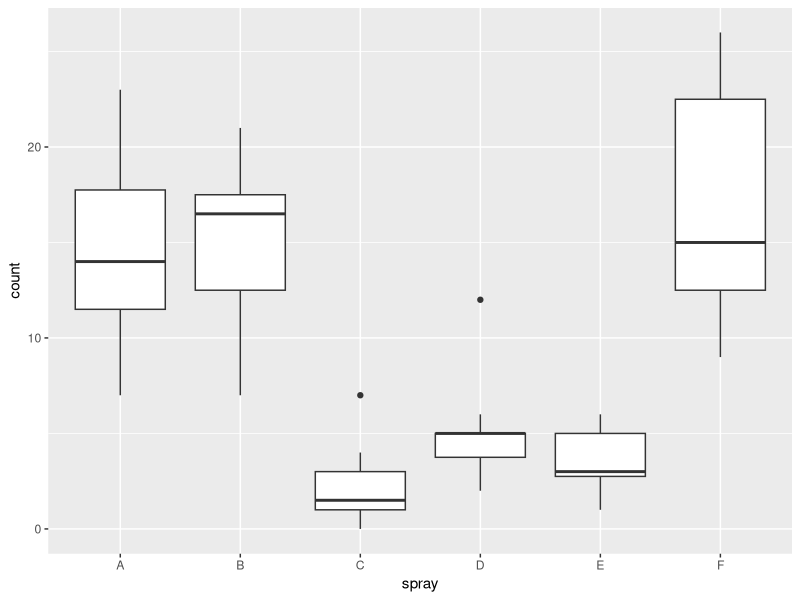
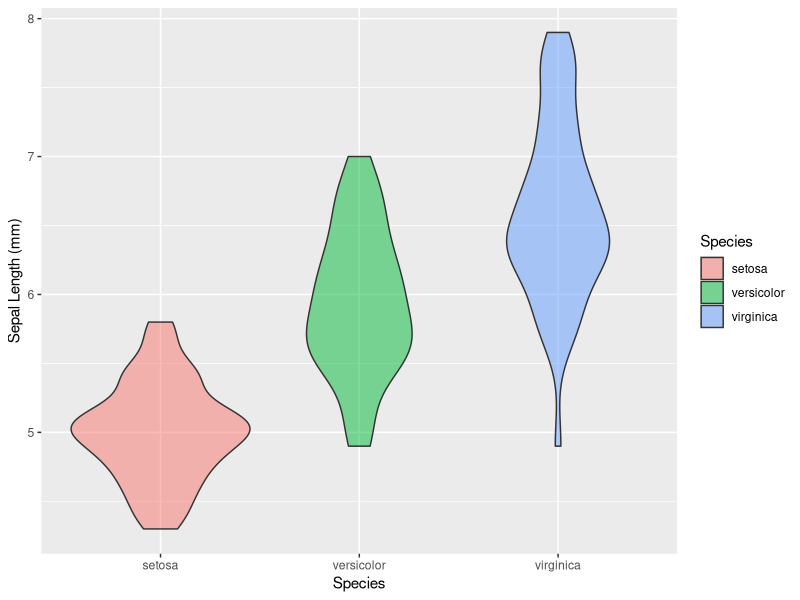

These figures' R source, in order:
## ---- chunk 1
?library
library (ggplot2)
library (datasets) #this function loads the package datasets 
## ---- chunk 2
?data
data ("InsectSprays")
## ---- chunk 3
?str
?head
?tail
?summary
str (InsectSprays)
head (InsectSprays)
tail (InsectSprays)
summary (InsectSprays)
## ---- chunk 4
?ggplot 
?geom_boxplot
ggplot (data=InsectSprays, aes (x=spray, y=count)) + 
  geom_boxplot()
#this is a boxplot showing median for each group and the interquantile ranges 
## ---- chunk 5
?iris
?geom_violin
data (iris)
ggplot (iris, aes(x=Species, y=Sepal.Length, fill=Species)) + geom_violin(alpha=0.5) + 
  ylab ("Sepal Length (mm)")
#This plot differs from the boxplot because it shows the distribution of the data 
